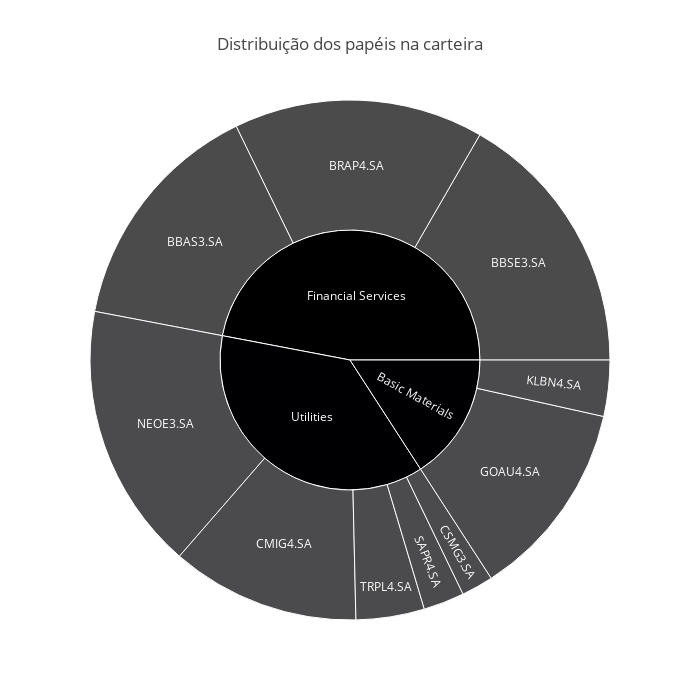

Write notebook code for a chart like this one.
### Code cell
fig = px.sunburst(
    portifolio,
    path=["Setor", "Ticker"],
    values="Porc. da Carteira",
    hover_data=["Total Investido"],
    width=700,
    height=700,
    title="Distribuição dos papéis na carteira",
)
fig.show()

### Figure 1 — Plotly figure (JSON) as saved in the notebook; plotly's stock layout.template omitted (floating-point values rounded to 4 significant figures)
{"data": [{"branchvalues": "total", "customdata": [[7372.0], [8312.0], [7743.0], [5856.0], [987.2], [6166.0], [1739.0], [8278.0], [1268.0], [2120.0], ["(?)"], ["(?)"], ["(?)"]], "domain": {"x": [0, 1], "y": [0, 1]}, "hovertemplate": "labels=%{label}<br>Porc. da Carteira=%{value}<br>parent=%{parent}<br>id=%{id}<br>Total Investido=%{customdata[0]}<extra></extra>", "ids": ["Financial Services/BBAS3.SA", "Financial Services/BBSE3.SA", "Financial Services/BRAP4.SA", "Utilities/CMIG4.SA", "Utilities/CSMG3.SA", "Basic Materials/GOAU4.SA", "Basic Materials/KLBN4.SA", "Utilities/NEOE3.SA", "Utilities/SAPR4.SA", "Utilities/TRPL4.SA", "Basic Materials", "Financial Services", "Utilities"], "labels": ["BBAS3.SA", "BBSE3.SA", "BRAP4.SA", "CMIG4.SA", "CSMG3.SA", "GOAU4.SA", "KLBN4.SA", "NEOE3.SA", "SAPR4.SA", "TRPL4.SA", "Basic Materials", "Financial Services", "Utilities"], "name": "", "parents": ["Financial Services", "Financial Services", "Financial Services", "Utilities", "Utilities", "Basic Materials", "Basic Materials", "Utilities", "Utilities", "Utilities", "", "", ""], "type": "sunburst", "values": [14.79, 16.68, 15.54, 11.75, 1.981, 12.37, 3.489, 16.61, 2.545, 4.253, 15.86, 47.0, 37.14]}], "layout": {"height": 700, "legend": {"tracegroupgap": 0}, "title": {"text": "Distribuição dos papéis na carteira"}, "width": 700}}
